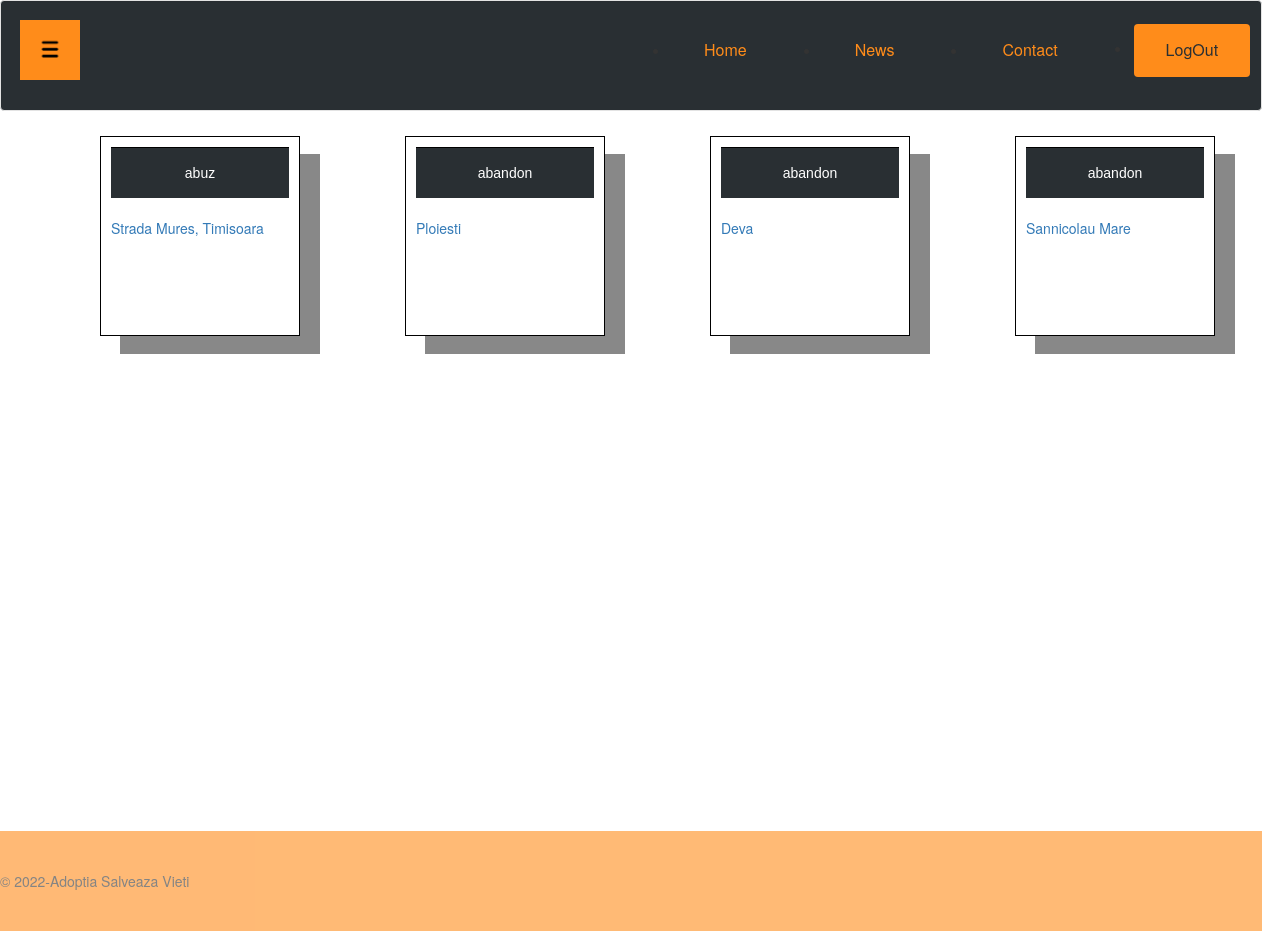
The page /php/vizualizareSemnalari.php (signed in) on the database its author committed.
### tables this page shows
CREATE TABLE `semnalari` (
  `id_semnalare` varchar(255) NOT NULL,
  `id_utilizator` varchar(255) NOT NULL,
  `tip_semnalare` varchar(255) NOT NULL,
  `locatie` varchar(255) NOT NULL,
  `descriere` text NOT NULL,
  `tip_animal` varchar(255) NOT NULL
);

### php/vizualizareSemnalari.php (the view, shortened to what this page needs)
<?php
if(!isset($_SESSION['id_administrator'])) {
    if(!isset($_SESSION['id_utilizator']))
        header("location: ../index.php");
    include("../include/inHeaderUser.php");
    $session_id = $_SESSION["id_utilizator"];
    $author = "user";
}
else{
    include("../include/inHeaderAdmin.php");
}
echo "<link rel='stylesheet' type='text/css' href='../css/admin.css'>";
global $conn;
$check_semnalari = $conn->prepare("select * from semnalari");
$check_semnalari->execute();
echo "<div class=content>";
while($semnalare = $check_semnalari->fetch())
{
    echo "<div class='gallery'>
                <a href='vizualizareSemnalare.php?id_semnalare=" . $semnalare["id_semnalare"] . "'>
                <div class='desc'> " . $semnalare["tip_semnalare"] . " </div><br>
                    <p> " . $semnalare["locatie"] . "</p></div></a>";
}
echo "</div>";
include("../include/footer.php");
?>

### css/admin.css (style rules this page uses)
* { box-sizing: border-box; }
html,body { height: 100%; margin: 0; }
body { background-color:white; }
body.logged { overflow-x: hidden; -webkit-background-size: cover; -moz-background-size: cover; -o-background-size: cover; background-size: cover; }
div.gallery { margin: 5px; float: left; height: 200px; width: 200px; padding: 10px; box-shadow: 20px 18px #888888; }
div.desc { padding: 15px; text-align: center; border-top: 1px solid black; background-color: #292F33 ; color: white; font-family: "Raleway", sans-serif; }
.content { min-height: 100%; margin-bottom: -100px; }
div.gallery { margin: 5px; border: 1px solid black; margin-left: 100px; width: 200px; position: center; }
div.desc { padding: 15px; text-align: center; }

### rows shown on the page
semnalari: tip_semnalare "abuz", locatie "Strada Mures, Timisoara"
semnalari: tip_semnalare "abandon", locatie "Ploiesti"
semnalari: tip_semnalare "abandon", locatie "Deva"
semnalari: tip_semnalare "abandon", locatie "Sannicolau Mare"
